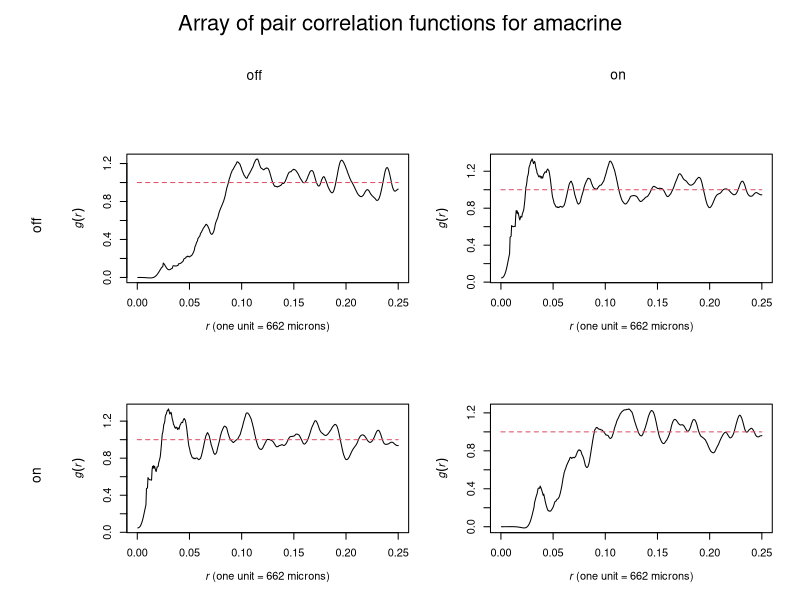

Write R code to recreate this figure.
library(spatstat)


### Name: pcf.fasp
### Title: Pair Correlation Function obtained from array of K functions
### Aliases: pcf.fasp
### Keywords: spatial nonparametric

### ** Examples

  # multitype point pattern
  KK <- alltypes(amacrine, "K")
  p <- pcf.fasp(KK, spar=0.5, method="b")
  plot(p)
  # strong inhibition between points of the same type
